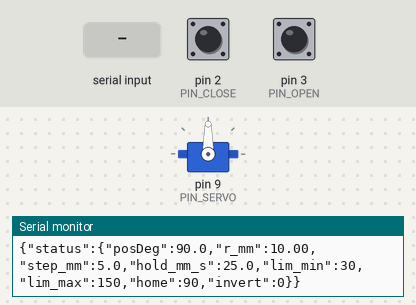
Simulated run of this sketch. Board: Arduino Uno, built with avr-gcc and run on an emulated ATmega328P. Parts: servo, the last lines printed to the serial monitor. The inputs (shaded band) are chosen by the test bench; at power-on: pin 2 (PIN_CLOSE) HIGH, pin 3 (PIN_OPEN) HIGH.

Above: at 1.2 s.
1.3 s: pin 2 (PIN_CLOSE) pulled LOW for 1 s
At 2.5 s:
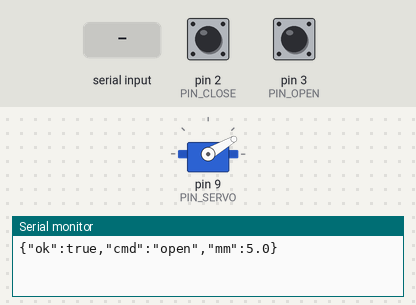
3.8 s: pin 3 (PIN_OPEN) pulled LOW for 1 s
At 5.5 s:
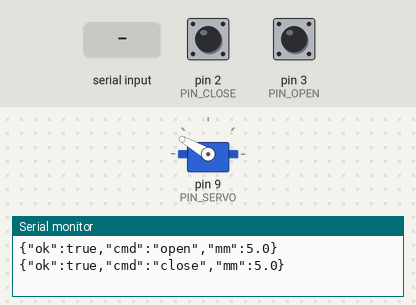
6.3 s: pin 2 (PIN_CLOSE) pulled LOW for 0.15 s
At 7.1 s:
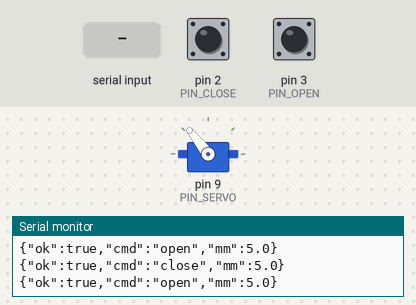
7.9 s: "home\n" received over Serial
At 9.1 s:
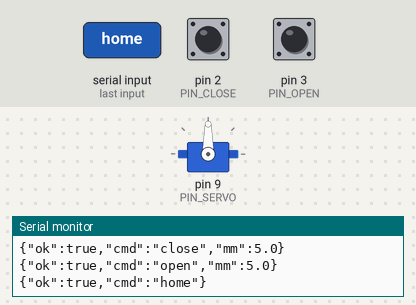
9.4 s: pin 3 (PIN_OPEN) pulled LOW for 0.15 s
At 10.4 s:
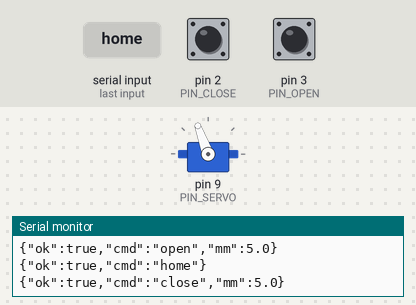
Timing chart, 0 to 12.4 s (numbered marks = the images above; inputs shaded):
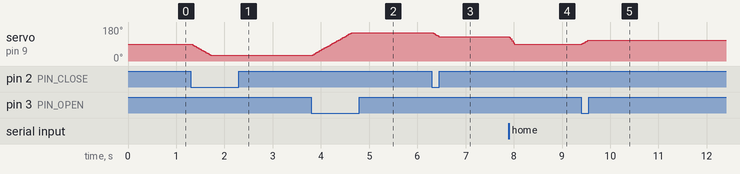

The sketch:

winch_mvp_v3.ino
```cpp
#include <Servo.h>
#include <math.h>

/*
  SG90 Winch — Spool + Unspool (Absolutely-Works Edition)
  - D9: servo signal
  - D2 -> GND: CLOSE (spool) button, INPUT_PULLUP
  - D3 -> GND: OPEN  (unspool) button, INPUT_PULLUP
  - Non-blocking motion (velocity scheduler with millis)
  - Serial cmds: close [mm], open [mm], home, radius <mm>, limits <min> <max>, invert 0|1, status
  - Tip: Power servo from stable 5V >= 1A; tie grounds with Uno.
*/

// -------- User Defaults (change if needed) --------
const uint8_t PIN_SERVO   = 9;
const uint8_t PIN_CLOSE   = 2;     // to GND
const uint8_t PIN_OPEN    = 3;     // to GND

const float   R_MM_DEFAULT      = 10.0f;   // spool radius (mm)
const float   STEP_MM_DEFAULT   = 5.0f;    // tap step (mm)
const float   HOLD_MM_S_DEFAULT = 25.0f;   // hold creep speed (mm/s)
const float   MOVE_DEG_S        = 360.0f;  // discrete move speed (deg/s)
const int     LIM_MIN_DEFAULT   = 30;      // safe servo min/max (deg)
const int     LIM_MAX_DEFAULT   = 150;
const int     HOME_DEG_DEFAULT  = 90;
const int     TRIM_DEG          = 2;       // tiny tighten/release nudge

// -------- Timing --------
const uint16_t TICK_MS      = 10;   // motion scheduler tick
const uint16_t DEBOUNCE_MS  = 20;

// -------- State --------
Servo    servo_;
float    posDeg, targetDeg;
float    r_mm       = R_MM_DEFAULT;
float    stepMM     = STEP_MM_DEFAULT;
float    holdVelDeg = 0.0f;           // computed from HOLD_MM_S
bool     invertDir  = false;          // flip winding direction if needed
int      LIM_MIN    = LIM_MIN_DEFAULT;
int      LIM_MAX    = LIM_MAX_DEFAULT;
int      HOME_DEG   = HOME_DEG_DEFAULT;

unsigned long lastTickMs   = 0;
unsigned long lastEdgeMs   = 0;
bool     prevClose = HIGH;            // INPUT_PULLUP idle = HIGH
bool     prevOpen  = HIGH;

float    velDegPerS = 0.0f;           // 0: idle; ±MOVE_DEG_S discrete; ±holdVelDeg creep

// -------- Serial Buffer --------
char     lineBuf[96];
uint8_t  lineLen = 0;

// -------- Utils --------
static inline float clampF(float v, float lo, float hi) {
  return v < lo ? lo : (v > hi ? hi : v);
}
static inline int clampI(int v, int lo, int hi) {
  return v < lo ? lo : (v > hi ? hi : v);
}
static inline float mmToDeg(float mm) {
  // deg = mm * 180 / (pi * r)
  return (mm * 180.0f) / (3.14159265f * r_mm);
}
static inline float applyDir(float ddeg) {
  return invertDir ? -ddeg : ddeg;
}

void writeServoDeg(float deg) {
  deg = clampF(deg, LIM_MIN, LIM_MAX);
  posDeg = deg;
  servo_.write((int)(deg + 0.5f));
}

// -------- Motion scheduling --------
void setDiscreteTarget(float newTargetDeg, bool addTrim, bool tightening) {
  newTargetDeg = clampF(newTargetDeg, LIM_MIN, LIM_MAX);
  if (addTrim) {
    newTargetDeg += (tightening ? +TRIM_DEG : -TRIM_DEG);
    newTargetDeg = clampF(newTargetDeg, LIM_MIN, LIM_MAX);
  }
  targetDeg  = newTargetDeg;
  velDegPerS = (targetDeg > posDeg) ? +MOVE_DEG_S : -MOVE_DEG_S;
}

void startCreep(bool closing) {
  velDegPerS = closing ? +holdVelDeg : -holdVelDeg;
}

void stopCreep() { velDegPerS = 0.0f; }

void motionTick() {
  unsigned long now = millis();
  if (now - lastTickMs < TICK_MS) return;
  float dt = (now - lastTickMs) / 1000.0f;
  lastTickMs = now;

  if (velDegPerS == 0.0f) return;

  float next = posDeg + velDegPerS * dt;

  // If in discrete move (|vel|==MOVE_DEG_S), stop at target
  bool isDiscrete = (fabsf(fabsf(velDegPerS) - MOVE_DEG_S) < 1e-3f);
  if (isDiscrete) {
    if ((velDegPerS > 0 && next >= targetDeg) || (velDegPerS < 0 && next <= targetDeg)) {
      next = targetDeg;
      velDegPerS = 0.0f;
    }
  }

  // Hard limits (also ends creep)
  if (next <= LIM_MIN) { next = LIM_MIN; velDegPerS = 0.0f; }
  if (next >= LIM_MAX) { next = LIM_MAX; velDegPerS = 0.0f; }

  writeServoDeg(next);
}

// -------- Commands --------
void doHome() {
  setDiscreteTarget(HOME_DEG, false, false);
  Serial.println(F("{\"ok\":true,\"cmd\":\"home\"}"));
}

void doCloseMM(float mm, bool tighten=true) {
  float d = applyDir(mmToDeg(mm));
  setDiscreteTarget(posDeg - d, tighten, /*tightening=*/false);
  Serial.print(F("{\"ok\":true,\"cmd\":\"close\",\"mm\":")); Serial.print(mm,1); Serial.println(F("}"));
}

void doOpenMM(float mm, bool release=true) {
  float d = applyDir(mmToDeg(mm));
  setDiscreteTarget(posDeg + d, release, /*tightening=*/(d>0));
  Serial.print(F("{\"ok\":true,\"cmd\":\"open\",\"mm\":")); Serial.print(mm,1); Serial.println(F("}"));
}

void printStatus() {
  Serial.print(F("{\"status\":{"));
  Serial.print(F("\"posDeg\":"));   Serial.print(posDeg,1); Serial.print(',');
  Serial.print(F("\"r_mm\":"));     Serial.print(r_mm,2);   Serial.print(',');
  Serial.print(F("\"step_mm\":"));  Serial.print(stepMM,1); Serial.print(',');
  Serial.print(F("\"hold_mm_s\":"));Serial.print((holdVelDeg * 3.14159265f * r_mm)/180.0f,1); Serial.print(',');
  Serial.print(F("\"lim_min\":"));  Serial.print(LIM_MIN);  Serial.print(',');
  Serial.print(F("\"lim_max\":"));  Serial.print(LIM_MAX);  Serial.print(',');
  Serial.print(F("\"home\":"));     Serial.print(HOME_DEG); Serial.print(',');
  Serial.print(F("\"invert\":"));   Serial.print(invertDir?1:0);
  Serial.println(F("}}"));
}

// -------- Serial parsing (robust & tiny) --------
void handleSerial() {
  while (Serial.available()) {
    char c = Serial.read();
    if (c == '\r') continue;
    if (c == '\n') {
      lineBuf[lineLen] = '\0';
      if (lineLen) {
        // token + up to 2 args
        char *cmd = lineBuf, *a1 = NULL, *a2 = NULL;
        for (uint8_t i=0;i<lineLen;i++){ if (lineBuf[i]==' '){ lineBuf[i]='\0'; a1=&lineBuf[i+1]; break; } }
        if (a1){ for (uint8_t i=0;i<lineLen;i++){ if (a1[i]==' '){ a1[i]='\0'; a2=&a1[i+1]; break; } } }

        if      (!strcmp(cmd,"close")) { float mm = (a1&&*a1)? atof(a1) : stepMM; doCloseMM(mm,true); }
        else if (!strcmp(cmd,"open"))  { float mm = (a1&&*a1)? atof(a1) : stepMM; doOpenMM (mm,true); }
        else if (!strcmp(cmd,"home"))  { doHome(); }
        else if (!strcmp(cmd,"radius")){ if (a1){ r_mm = fmaxf(1.0f, atof(a1)); Serial.println(F("{\"ok\":true,\"set\":\"radius\"}")); } }
        else if (!strcmp(cmd,"limits")){ if (a1&&a2){ LIM_MIN=clampI(atoi(a1),0,180); LIM_MAX=clampI(atoi(a2),0,180); if(LIM_MIN>LIM_MAX){int t=LIM_MIN;LIM_MIN=LIM_MAX;LIM_MAX=t;} Serial.println(F("{\"ok\":true,\"set\":\"limits\"}")); } }
        else if (!strcmp(cmd,"invert")){ if (a1){ invertDir = (atoi(a1)!=0); Serial.println(F("{\"ok\":true,\"set\":\"invert\"}")); } }
        else if (!strcmp(cmd,"status")){ printStatus(); }
        else if (!strcmp(cmd,"step"))  { if (a1){ stepMM = fmaxf(0.5f, atof(a1)); Serial.println(F("{\"ok\":true,\"set\":\"step\"}")); } }
        else if (!strcmp(cmd,"hold"))  { if (a1){ float mmps = fmaxf(1.0f, atof(a1)); holdVelDeg = mmToDeg(mmps); Serial.println(F("{\"ok\":true,\"set\":\"hold_speed\"}")); } }
        else                           { Serial.println(F("{\"ok\":false,\"err\":\"unknown_cmd\"}")); }
      }
      lineLen = 0;
    } else {
      if (lineLen < sizeof(lineBuf)-1) lineBuf[lineLen++] = c;
    }
  }
}

// -------- Buttons (debounced tap + hold) --------
bool edge(uint8_t pin, bool &prev) {
  bool v = digitalRead(pin);
  if (v != prev) {
    unsigned long now = millis();
    if (now - lastEdgeMs >= DEBOUNCE_MS) {
      prev = v; lastEdgeMs = now; return true;
    }
  }
  return false;
}

void handleButtons() {
  // taps → discrete steps
  if (edge(PIN_CLOSE, prevClose) && prevClose == LOW) doOpenMM(stepMM, true);
  if (edge(PIN_OPEN,  prevOpen ) && prevOpen  == LOW) doCloseMM (stepMM, true);

  // holds → creep
  bool closeHeld = (digitalRead(PIN_CLOSE) == LOW);
  bool openHeld  = (digitalRead(PIN_OPEN ) == LOW);

  if (closeHeld && !openHeld) {
    startCreep(false);
  } else if (openHeld && !closeHeld) {
    startCreep(true);
  } else {
    // stop creep only (don't interrupt discrete move)
    bool isDiscrete = (fabsf(fabsf(velDegPerS) - MOVE_DEG_S) < 1e-3f);
    if (!isDiscrete) stopCreep();
  }
}

// -------- Setup / Loop --------
void setup() {
  Serial.begin(115200);
  pinMode(PIN_CLOSE, INPUT_PULLUP);
  pinMode(PIN_OPEN,  INPUT_PULLUP);

  // compute hold velocity in deg/s from default mm/s
  holdVelDeg = mmToDeg(HOLD_MM_S_DEFAULT);

  servo_.attach(PIN_SERVO);
  posDeg = targetDeg = HOME_DEG_DEFAULT;
  servo_.write(HOME_DEG_DEFAULT);
  lastTickMs = millis();

  Serial.println(F("{\"ready\":true,\"hint\":\"close|open [mm], home, radius <mm>, limits <a> <b>, invert 0|1, status\"}"));
  printStatus();
}

void loop() {
  handleSerial();
  handleButtons();
  motionTick();
}
```

Measured:
- after the input at 1.3 s, servo on pin 9 (PIN_SERVO): moves from 90° to 30° over 0.41 s, starting at once
- after the input at 3.8 s, servo on pin 9 (PIN_SERVO): moves from 30° to 150° over 0.83 s, starting at once
- after the input at 6.3 s, servo on pin 9 (PIN_SERVO): 150° → 128° at once
- after the input at 7.9 s, servo on pin 9 (PIN_SERVO): 128° → 90° at once
- after the input at 9.4 s, servo on pin 9 (PIN_SERVO): 90° → 110° at once
